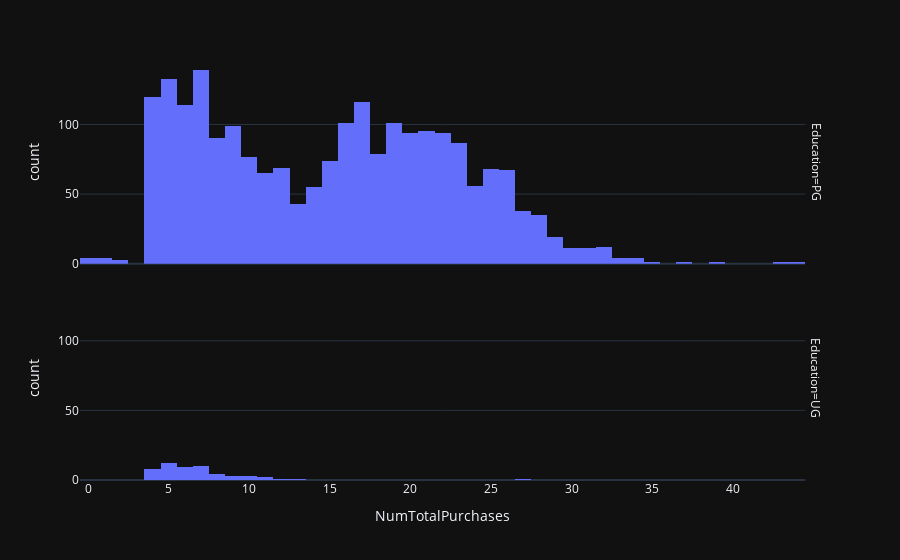

Notebook source saved alongside this figure:
### Code cell
fig = px.histogram (df, x = "NumTotalPurchases",  facet_row = "Education",  template = 'plotly_dark')
fig.show ()

### Figure 1 — Plotly figure (JSON) as saved in the notebook; plotly's stock layout.template omitted (floating-point values rounded to 4 significant figures; data arrays with more than 128 entries replaced by an {"elided": "..."} marker saying what was removed)
{"data": [{"alignmentgroup": "True", "bingroup": "x", "hovertemplate": "Education=PG<br>NumTotalPurchases=%{x}<br>count=%{y}<extra></extra>", "legendgroup": "", "marker": {"color": "#636efa", "pattern": {"shape": ""}}, "name": "", "offsetgroup": "", "orientation": "v", "showlegend": false, "type": "histogram", "x": {"elided": "2186 int values"}, "xaxis": "x2", "yaxis": "y2"}, {"alignmentgroup": "True", "bingroup": "x", "hovertemplate": "Education=UG<br>NumTotalPurchases=%{x}<br>count=%{y}<extra></extra>", "legendgroup": "", "marker": {"color": "#636efa", "pattern": {"shape": ""}}, "name": "", "offsetgroup": "", "orientation": "v", "showlegend": false, "type": "histogram", "x": [6, 5, 6, 6, 5, 10, 4, 9, 6, 5, 6, 7, 5, 4, 7, 4, 5, 9, 7, 6, 4, 4, 7, 12, 10, 5, 11, 13, 8, 4, 7, 6, 5, 5, 5, 11, 8, 5, 4, 10, 6, 7, 5, 27, 7, 4, 7, 7, 8, 6, 9, 7, 8, 5], "xaxis": "x", "yaxis": "y"}], "layout": {"annotations": [{"font": {}, "showarrow": false, "text": "Education=UG", "textangle": 90, "x": 0.98, "xanchor": "left", "xref": "paper", "y": 0.2425, "yanchor": "middle", "yref": "paper"}, {"font": {}, "showarrow": false, "text": "Education=PG", "textangle": 90, "x": 0.98, "xanchor": "left", "xref": "paper", "y": 0.7575, "yanchor": "middle", "yref": "paper"}], "barmode": "relative", "legend": {"tracegroupgap": 0}, "margin": {"t": 60}, "xaxis": {"anchor": "y", "domain": [0, 0.98], "title": {"text": "NumTotalPurchases"}}, "xaxis2": {"anchor": "y2", "domain": [0, 0.98], "matches": "x", "showticklabels": false}, "yaxis": {"anchor": "x", "domain": [0, 0.485], "title": {"text": "count"}}, "yaxis2": {"anchor": "x2", "domain": [0.515, 1], "matches": "y", "title": {"text": "count"}}}}
